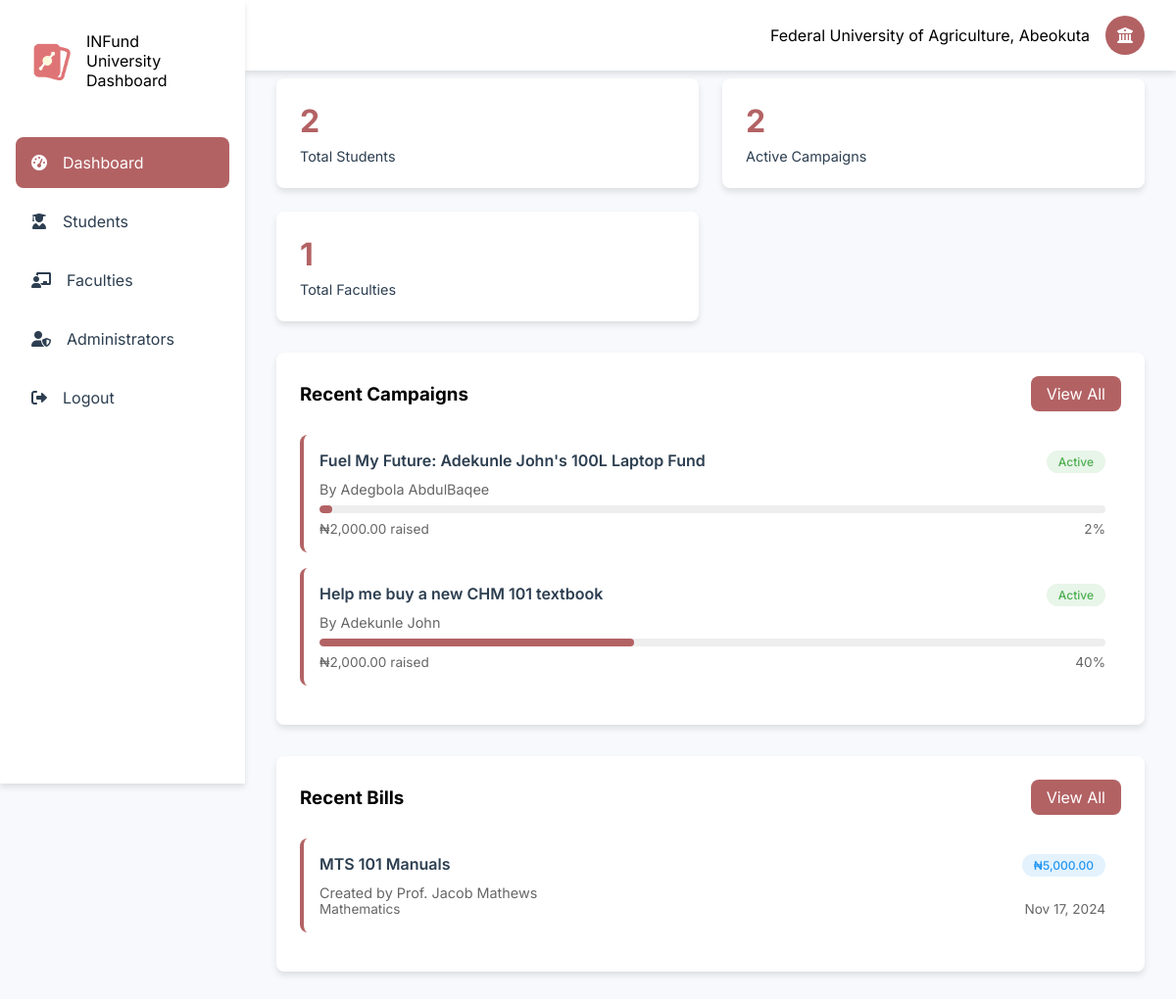
The page /uni/dashboard (signed in) on the database its author committed.
### tables this page shows
CREATE TABLE `universities` (
  `id` bigint(20) UNSIGNED NOT NULL,
  `abbreviation` varchar(10) NOT NULL,
  `name` varchar(255) NOT NULL,
  `type` enum('Federal','State','Uniformed','Private') NOT NULL,
  `country` varchar(50) DEFAULT 'Nigeria',
  `email` varchar(1000) DEFAULT NULL,
  `password` varchar(1000) DEFAULT NULL,
  `secret_code` varchar(1000) DEFAULT NULL,
  `logo` varchar(1000) NOT NULL DEFAULT 'default.png'
);

CREATE TABLE `campaigns` (
  `id` int(11) NOT NULL,
  `title` varchar(255) NOT NULL,
  `description` text NOT NULL,
  `impact` text DEFAULT NULL,
  `importance` text DEFAULT NULL,
  `uid` int(11) NOT NULL,
  `goal_amount` decimal(15,2) NOT NULL,
  `university` varchar(200) DEFAULT NULL,
  `amount_raised` decimal(15,2) DEFAULT 0.00,
  `start_date` date NOT NULL,
  `end_date` date NOT NULL,
  `status` enum('active','completed','cancelled') DEFAULT 'active',
  `created_at` timestamp NOT NULL DEFAULT current_timestamp(),
  `updated_at` timestamp NOT NULL DEFAULT current_timestamp() ON UPDATE current_timestamp(),
  `image1` varchar(1000) NOT NULL,
  `image2` varchar(1000) DEFAULT NULL,
  `image3` varchar(1000) DEFAULT NULL,
  `image4` varchar(1000) DEFAULT NULL,
  `spam_level` decimal(5,2) DEFAULT NULL
);

CREATE TABLE `users` (
  `id` int(11) NOT NULL,
  `fullname` varchar(1000) NOT NULL,
  `email` varchar(200) DEFAULT NULL,
  `balance` decimal(15,2) NOT NULL DEFAULT 0.00,
  `username` varchar(30) NOT NULL,
  `phone` varchar(30) DEFAULT NULL,
  `dob` varchar(200) DEFAULT NULL,
  `country` varchar(200) DEFAULT NULL,
  `state` varchar(1000) DEFAULT NULL,
  `university` varchar(1000) DEFAULT NULL,
  `faculty` varchar(1000) DEFAULT NULL,
  `department` varchar(1000) DEFAULT NULL,
  `matric_no` varchar(1000) NOT NULL,
  `password` varchar(1000) DEFAULT NULL,
  `level` varchar(200) NOT NULL DEFAULT '100',
  `bank_id` varchar(200) DEFAULT NULL,
  `bank_account_name` varchar(200) DEFAULT NULL,
  `account_number` int(30) DEFAULT NULL,
  `created_at` varchar(1000) DEFAULT current_timestamp(),
  `last_login` varchar(1000) DEFAULT current_timestamp(),
  `gender` varchar(1000) DEFAULT NULL
);

CREATE TABLE `bills` (
  `id` int(11) NOT NULL,
  `creator_id` int(11) NOT NULL,
  `name` varchar(255) NOT NULL,
  `university` varchar(255) NOT NULL,
  `faculty` varchar(255) NOT NULL,
  `department` varchar(1000) NOT NULL,
  `level` varchar(255) NOT NULL,
  `matric_no` varchar(255) NOT NULL,
  `price` decimal(10,2) NOT NULL,
  `start_date` date DEFAULT NULL,
  `end_date` date DEFAULT NULL,
  `created_at` timestamp NOT NULL DEFAULT current_timestamp()
);

CREATE TABLE `creators` (
  `id` int(11) NOT NULL,
  `fullname` varchar(255) NOT NULL,
  `email` varchar(200) NOT NULL,
  `role` enum('admin','lecturer','headofclass') NOT NULL,
  `department` varchar(1000) NOT NULL,
  `university` varchar(1000) NOT NULL,
  `university_id` int(11) NOT NULL,
  `password` varchar(1000) DEFAULT NULL,
  `balance` decimal(10,2) DEFAULT 0.00,
  `faculty` varchar(200) DEFAULT NULL,
  `created_at` timestamp NOT NULL DEFAULT current_timestamp(),
  `phone` varchar(200) DEFAULT NULL,
  `faculty_id` int(11) DEFAULT NULL,
  `department_id` int(11) DEFAULT NULL
);

### includes/uni/functions.php (called while the page is built)
<?php
function getUniversityDetails(string $email): array
{
    global $conn;
    if (strpos($email, "@")) {
        $query = "SELECT * FROM universities WHERE email = ?";
    } else {
        $query = "SELECT * FROM universities WHERE id = ?";
    }
    $stmt = $conn->prepare($query);
    $stmt->bind_param("s", $email);
    $stmt->execute();
    $result = $stmt->get_result();
    $data = $result->fetch_assoc();
    return $data;
}
function getDashboardStats($university_id) {
    global $conn;
    $student_query = "SELECT COUNT(*) as total_students FROM users WHERE university = (SELECT abbreviation FROM universities WHERE id = ?)";
    $stmt = $conn->prepare($student_query);
    $stmt->bind_param("i", $university_id);
    $stmt->execute();
    $student_result = $stmt->get_result();
    $total_students = $student_result->fetch_assoc()['total_students'];
    $campaign_query = "SELECT COUNT(*) as total_campaigns FROM campaigns c
                      JOIN users u ON c.uid = u.id
                      WHERE u.university = (SELECT abbreviation FROM universities WHERE id = ?)
                      AND c.status = 'active'";
    $stmt = $conn->prepare($campaign_query);
    $stmt->bind_param("i", $university_id);
    $stmt->execute();
    $campaign_result = $stmt->get_result();
    $total_campaigns = $campaign_result->fetch_assoc()['total_campaigns'];
    $amount_query = "SELECT SUM(amount_raised) as total_raised FROM campaigns c
                    JOIN users u ON c.uid = u.id
                    WHERE u.university = (SELECT abbreviation FROM universities WHERE id = ?)";
    $stmt = $conn->prepare($amount_query);
    $stmt->bind_param("i", $university_id);
    $stmt->execute();
    $amount_result = $stmt->get_result();
    $total_raised = $amount_result->fetch_assoc()['total_raised'] ?? 0;
    $recent_campaigns_query = "SELECT c.*, u.fullname FROM campaigns c
                             JOIN users u ON c.uid = u.id
                             WHERE u.university = (SELECT abbreviation FROM universities WHERE id = ?)
                             ORDER BY c.created_at DESC LIMIT 5";
    $stmt = $conn->prepare($recent_campaigns_query);
    $stmt->bind_param("i", $university_id);
    $stmt->execute();
    $recent_campaigns = $stmt->get_result()->fetch_all(MYSQLI_ASSOC);
    return [
        'total_students' => $total_students,
        'total_campaigns' => $total_campaigns,
        'total_raised' => $total_raised,
        'recent_campaigns' => $recent_campaigns
    ];
}
function getFacultyStats($university_id) {
    global $conn;
    $query = "SELECT f.name, COUNT(u.id) as student_count
              FROM university_faculties f
              LEFT JOIN users u ON f.name = u.faculty
              WHERE f.university_id = ?
              GROUP BY f.name";
    $stmt = $conn->prepare($query);
    $stmt->bind_param("i", $university_id);
    $stmt->execute();
    return $stmt->get_result()->fetch_all(MYSQLI_ASSOC);
}
function getRecentBills($university_id) {
    global $conn;
    $query = "SELECT b.*, u.fullname
              FROM bills b
              JOIN creators u ON b.creator_id = u.id
              WHERE b.university = (SELECT abbreviation FROM universities WHERE id = ?)
              ORDER BY b.created_at DESC LIMIT 5";
    $stmt = $conn->prepare($query);
    $stmt->bind_param("i", $university_id);
    $stmt->execute();
    return $stmt->get_result()->fetch_all(MYSQLI_ASSOC);
}

### uni/dashboard.php (the view, shortened to what this page needs)
<?php
$page = "Dashboard";
include '../includes/uni/nav.php';
$dashboard_stats = getDashboardStats($university_id);
$faculty_stats = getFacultyStats($university_id);
$recent_bills = getRecentBills($university_id);
?>
<div class="main-content">
    <div class="cards-grid">
        <div class="card">
            <h2><?php echo number_format($dashboard_stats['total_students']); ?></h2>
            <p>Total Students</p>
        </div>
        <div class="card">
            <h2><?php echo number_format($dashboard_stats['total_campaigns']); ?></h2>
            <p>Active Campaigns</p>
        </div>
        <div class="card">
            <h2><?php echo count($faculty_stats); ?></h2>
            <p>Total Faculties</p>
        </div>
    </div>
    <div class="campaigns-grid">
        <div class="feed-section">
            <div class="section-header">
                <h3>Recent Campaigns</h3>
                <a href="campaigns" class="view-all">View All</a>
            </div>
            <?php foreach ($dashboard_stats['recent_campaigns'] as $campaign) : ?>
                <div class="campaign-card">
                    <div class="campaign-header">
                        <h4 class="campaign-title"><?php echo htmlspecialchars($campaign['title']); ?></h4>
                        <span class="badge <?php echo $campaign['status'] == 'active' ? 'badge-success' : 'badge-info'; ?>">
                            <?php echo ucfirst($campaign['status']); ?>
                        </span>
                    </div>
                    <div class="campaign-meta">
                        By <?php echo htmlspecialchars($campaign['fullname']); ?>
                    </div>
                    <div class="progress-bar">
                        <?php
                        $percentage = ($campaign['amount_raised'] / $campaign['goal_amount']) * 100;
                        ?>
                        <div class="progress-fill" style="width: <?php echo min(100, $percentage); ?>%"></div>
                    </div>
                    <div class="campaign-stats">
                        <span>₦<?php echo number_format($campaign['amount_raised'], 2); ?> raised</span>
                        <span><?php echo round($percentage); ?>%</span>
                    </div>
                </div>
            <?php endforeach; ?>
        </div>
        <div class="feed-section">
            <div class="section-header">
                <h3>Recent Bills</h3>
                <a href="bills" class="view-all">View All</a>
            </div>
            <?php foreach ($recent_bills as $bill) : ?>
                <div class="campaign-card">
                    <div class="campaign-header">
                        <h4 class="campaign-title"><?php echo htmlspecialchars($bill['name']); ?></h4>
                        <span class="badge badge-info">₦<?php echo number_format($bill['price'], 2); ?></span>
                    </div>
                    <div class="campaign-meta">
                        Created by <?php echo htmlspecialchars($bill['fullname']); ?>
                    </div>
                    <div class="campaign-stats">
                        <span><?php echo $bill['department']; ?></span>
                        <span><?php echo date('M d, Y', strtotime($bill['created_at'])); ?></span>
                    </div>
                </div>
            <?php endforeach; ?>
        </div>
    </div>
</div>
</div>
</body>
</html>

### includes/uni/nav.php (shortened to what this page needs)
<?php
include '../config/config.php';
include '../includes/uni/functions.php';
$university_id = $_SESSION['university_id'];
$uni_details = getUniversityDetails($_SESSION["university_id"]);
?>
<!DOCTYPE html>
<html lang="en">
<head>
    <link href="https://cdnjs.cloudflare.com/ajax/libs/toastr.js/latest/css/toastr.min.css" rel="stylesheet" />
    <link rel="stylesheet" href="../assets/css/colors.css">
    <link rel="stylesheet" href="https://cdnjs.cloudflare.com/ajax/libs/font-awesome/6.0.0/css/all.min.css">
    <link rel="stylesheet" href="../assets/css/user/nav.css">
</head>
<body>
    <div class="container">
        <nav class="sidenav">
            <div class="logo">
                <img src="../assets/images/static/logo.png" alt="Logo">
                <span>INFund University Dashboard</span>
            </div>
            <ul class="nav-links">
                <li class="nav-item">
                    <a href="./dashboard" class="nav-link <?= isset($page) && $page == 'Dashboard' ? 'active' : ''; ?>">
                        <i class="fas fa-tachometer-alt"></i>
                        <span>Dashboard</span>
                    </a>
                </li>
                <li class="nav-item">
                    <a href="./students" class="nav-link <?= isset($page) && $page == 'Students' ? 'active' : ''; ?>">
                        <i class="fas fa-user-graduate"></i>
                        <span>Students</span> </a>
                </li>
                <li class="nav-item">
                    <a href="./faculties" class="nav-link <?= isset($page) && $page == 'Faculties' ? 'active' : ''; ?>">
                        <i class="fas fa-chalkboard-teacher"></i>
                        <span>Faculties</span>
                    </a>
                </li>
                <li class="nav-item">
                    <a href="./administrators" class="nav-link <?= isset($page) && $page == 'Administrators' ? 'active' : ''; ?>">
                        <i class="fas fa-user-shield"></i>
                        <span>Administrators</span>
                    </a>
                </li>
                <li class="nav-item">
                    <a href="./logout" class="nav-link ">
                        <i class="fas fa-sign-out-alt"></i>
                        <span>Logout</span>
                    </a>
                </li>
            </ul>
        </nav>
        <div class="topnav">
            <div class="user-profile">
                <span><?php echo $uni_details['name']; ?></span>
                <a href="./profile">
                    <div class="avatar">
                        <i class="fas fa-university"></i>
                    </div>
                </a>
            </div>
        </div>

### rows shown on the page
universities: name "Federal University of Agriculture, Abeokuta"
campaigns: title "Fuel My Future: Adekunle John's 100L Laptop Fund", status "Active", uid.fullname "Adegbola AbdulBaqee", amount_raised "2,000.00", percentage "2"
campaigns: title "Help me buy a new CHM 101 textbook", status "Active", uid.fullname "Adekunle John", amount_raised "2,000.00", percentage "40"
bills: name "MTS 101 Manuals", price "5,000.00", creator.fullname "Prof. Jacob Mathews", department "Mathematics", created_at "Nov 17, 2024"

### other values the page prints
$dashboard_stats['total_students'] "2"
$dashboard_stats['total_campaigns'] "2"
count($faculty_stats) "1"
